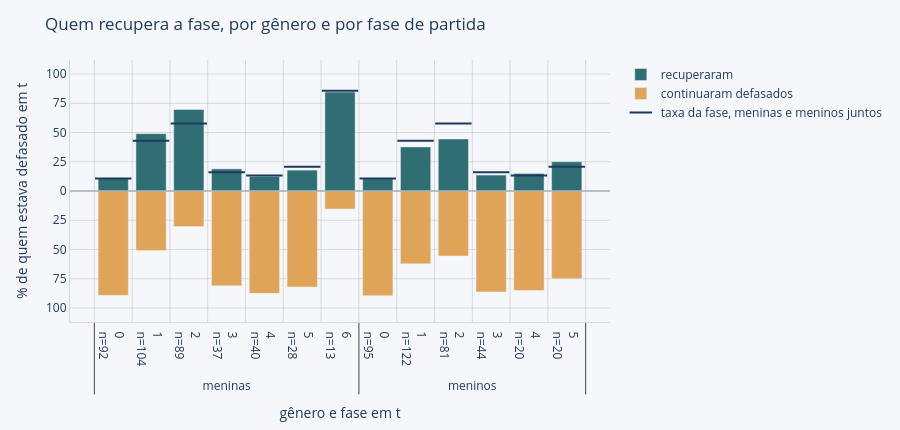

Notebook code for this chart:
### Markdown cell above
#### Defasagem por Gênero

### Code cell
# A fase aqui é a de partida, em t — a convenção de riscos, detalhada na docstring da função. O gráfico
# abaixo segue o mesmo eixo, para poder ser lido junto com a tabela; o gráfico por fase de chegada, lá no
# começo da P1, responde a outra pergunta: como se compõe a turma que chegou a cada fase.
pg = p1.dropna(subset=['genero'])
print('Taxas condicionais por gênero:')
print(pg.groupby('genero').apply(riscos, include_groups=False).round(1).to_string())

print('\nAs mesmas taxas por fase de partida:')
print(pg.groupby(['fase', 'genero']).apply(riscos, include_groups=False).round(1).to_string())

gen = pg.assign(recuperou=~pg.defasado_t1.astype(bool), caiu=pg.defasado_t1.astype(bool))

# Onde mora a diferença agregada. Tirando as fases 1 e 2, a vantagem das meninas na recuperação desaparece,
# mas o risco de se defasar continua desigual — e boa parte dele é reflexo de onde cada grupo está, não do
# gênero, o que a segunda tabela mostra pondo lado a lado a distribuição de quem começou em fase e o risco
# próprio de cada faixa de fase.
print('\nO mesmo agregado, sem as fases 1 e 2:')
print(gen[~gen.fase.isin([1, 2])].groupby('genero').apply(riscos, include_groups=False).round(1).to_string())

emf = gen[~gen.defasado.astype(bool)]
faixa = pd.cut(emf.fase, [-1, 1, 2, 99], labels=['fases 0 e 1', 'fase 2', 'fase 3 em diante'])
onde = emf.groupby([faixa, 'genero'], observed=True).size().unstack()
print('\nOnde estava quem começou em fase, e o risco próprio de cada faixa:')
print(pd.DataFrame({'meninas_%': onde.Fem / onde.Fem.sum() * 100,
                    'meninos_%': onde.Masc / onde.Masc.sum() * 100,
                    'defasaram_%': emf.groupby(faixa, observed=True).caiu.mean() * 100}).round(1).to_string())

# Os alunos por trás das duas fases que a tabela por fase destaca, para deixar à vista de quantas pessoas se
# está falando em cada porcentagem.
det = pd.concat([gen[gen.fase.eq(2) & gen.defasado.astype(bool)].assign(taxa='fase 2 · recuperaram',
                                                                        ok=lambda b: b.recuperou),
                 gen[gen.fase.eq(1) & ~gen.defasado.astype(bool)].assign(taxa='fase 1 · defasaram',
                                                                         ok=lambda b: b.caiu)])
print('\nOs alunos por trás das duas fases que mais chamam a atenção:')
print(det.groupby(['taxa', 'genero']).ok.agg(alunos='sum', no_grupo='size').to_string())

# Qual das diferenças por fase é grande o bastante para não ser oscilação de grupo pequeno. Isto não muda o
# que o gráfico mostra — ele desenha todas as fases —, serve para saber em qual delas vale a pena agir.
def diferenca_resiste(g, origem, desfecho):
    """
    Compara meninas e meninos dentro de uma fase, no grupo de origem indicado, e devolve o quanto da
    diferença observada ainda poderia vir só do acaso. Fases com menos de 10 alunos de um dos lados ficam de
    fora, porque abaixo disso não há como separar uma coisa da outra.
    """
    cel = [[s[desfecho].sum(), (~s[desfecho]).sum()] for _, s in g[origem(g)].groupby('genero')]
    return stats.fisher_exact(cel)[1] if len(cel) == 2 and min(map(sum, cel)) >= 10 else np.nan


acaso = pd.Series({(f, taxa): diferenca_resiste(s, origem, alvo) for f, s in gen.groupby('fase')
                   for taxa, origem, alvo in (('recuperação', lambda b: b.defasado.astype(bool), 'recuperou'),
                                              ('queda', lambda b: ~b.defasado.astype(bool), 'caiu'))}) \
          .dropna().sort_values()
# Desconta o efeito de olhar muitas fases de uma vez, que por si só já faz aparecer diferença onde não há.
ajustado = (acaso * len(acaso) / np.arange(1, len(acaso) + 1))[::-1].cummin()[::-1]
resistem = [f'fase {f:g}, na {taxa}' for f, taxa in sorted(ajustado[ajustado < 0.10].index)]
print(f'\nDas {len(acaso)} comparações com alunos suficientes para comparar, a diferença entre meninas e '
      f'meninos só resiste em: {"; ".join(resistem)}.')


def recuperacao_por_genero(base, titulo, altura=430):
    """
    Desenha a taxa de recuperação por gênero em cada fase de partida. O traço que aparece em cada par [fase, gênero]
    marca a taxa da fase com os dois gêneros juntos: é ele que nos ajuda a identificar quando um grupo vai melhor que a
    média e outro vai pior.

    Pares com menos de dez alunos defasados em t ficam de fora, e os que saem são listados antes do gráfico. É o
    mesmo mínimo já usado no controle por fase da seção anterior — o MIN_CELULA das ferramentas de leitura —, e
    existe porque uma taxa sobre meia dúzia de alunos desenha a barra mais alta do gráfico sem ter mais
    conteúdo que o acaso do grupo pequeno.
    """
    de = base[base.defasado.astype(bool)]
    tab = de.groupby(['genero', 'fase']).recuperou.agg(rec='sum', n='size').query('n > 0')
    fora = tab[tab.n < 10]
    if len(fora):
        print(f'Fora do gráfico, por terem menos de 10 alunos defasados em t: '
              f'{", ".join(f"{g}/fase {f:g} (n={n})" for (g, f), n in zip(fora.index, fora.n))}.')
    tab = tab[tab.n >= 10]
    tab['pct'] = tab.rec / tab.n * 100
    fase_toda = de.groupby('fase').recuperou.mean().mul(100)
    eixo = [tab.index.get_level_values('genero').map({'Fem': 'meninas', 'Masc': 'meninos'}).tolist(),
            rotulo_n([f'{f:g}' for _, f in tab.index], tab.n)]
    fig = go.Figure()
    for nome, cor, sentido, pct in [('recuperaram', TEAL, 1, tab.pct),
                                    ('continuaram defasados', AMBAR, -1, 100 - tab.pct)]:
        dados, modelo = hover_taxa(pct, (pct / 100 * tab.n).round(), tab.n)
        fig.add_bar(x=eixo, y=sentido * pct, name=nome, marker_color=cor,
                    customdata=dados, hovertemplate=modelo)
    # O traço sai em azul, que não é a cor de nenhuma das duas barras: no tom de uma delas ele desapareceria
    # dentro da barra a que se refere.
    marca_referencia(fig, eixo, tab.index.get_level_values('fase').map(fase_toda),
                     'taxa da fase, meninas e meninos juntos', formato='.1f')
    fig.update_layout(barmode='relative', title=titulo, xaxis_title='gênero e fase em t',
                      yaxis_title='% de quem estava defasado em t', hovermode='x unified', legend_title='')
    # A escala fecha nos 100% dos dois lados porque as duas séries são complementares dentro de cada barra.
    eixo_divergente(fig, [100], 25)
    return aplicar_tema(fig, altura).update_layout(margin_b=90)


recuperacao_por_genero(gen, 'Quem recupera a fase, por gênero e por fase de partida').show()

### Figure 1 — Plotly figure (JSON) as saved in the notebook; plotly's stock layout.template omitted (floating-point values rounded to 4 significant figures)
{"data": [{"customdata": [[10.87, 10.0, 92.0], [49.04, 51.0, 104.0], [69.66, 62.0, 89.0], [18.92, 7.0, 37.0], [12.5, 5.0, 40.0], [17.86, 5.0, 28.0], [84.62, 11.0, 13.0], [10.53, 10.0, 95.0], [37.7, 46.0, 122.0], [44.44, 36.0, 81.0], [13.64, 6.0, 44.0], [15.0, 3.0, 20.0], [25.0, 5.0, 20.0]], "hovertemplate": "%{customdata[0]:.1f}%  (%{customdata[1]:.0f} de %{customdata[2]:.0f})<extra></extra>", "marker": {"color": "#2F6F73"}, "name": "recuperaram", "type": "bar", "x": [["meninas", "meninas", "meninas", "meninas", "meninas", "meninas", "meninas", "meninos", "meninos", "meninos", "meninos", "meninos", "meninos"], ["0<br>n=92", "1<br>n=104", "2<br>n=89", "3<br>n=37", "4<br>n=40", "5<br>n=28", "6<br>n=13", "0<br>n=95", "1<br>n=122", "2<br>n=81", "3<br>n=44", "4<br>n=20", "5<br>n=20"]], "y": [10.87, 49.04, 69.66, 18.92, 12.5, 17.86, 84.62, 10.53, 37.7, 44.44, 13.64, 15.0, 25.0]}, {"customdata": [[89.13, 82.0, 92.0], [50.96, 53.0, 104.0], [30.34, 27.0, 89.0], [81.08, 30.0, 37.0], [87.5, 35.0, 40.0], [82.14, 23.0, 28.0], [15.38, 2.0, 13.0], [89.47, 85.0, 95.0], [62.3, 76.0, 122.0], [55.56, 45.0, 81.0], [86.36, 38.0, 44.0], [85.0, 17.0, 20.0], [75.0, 15.0, 20.0]], "hovertemplate": "%{customdata[0]:.1f}%  (%{customdata[1]:.0f} de %{customdata[2]:.0f})<extra></extra>", "marker": {"color": "#E0A458"}, "name": "continuaram defasados", "type": "bar", "x": [["meninas", "meninas", "meninas", "meninas", "meninas", "meninas", "meninas", "meninos", "meninos", "meninos", "meninos", "meninos", "meninos"], ["0<br>n=92", "1<br>n=104", "2<br>n=89", "3<br>n=37", "4<br>n=40", "5<br>n=28", "6<br>n=13", "0<br>n=95", "1<br>n=122", "2<br>n=81", "3<br>n=44", "4<br>n=20", "5<br>n=20"]], "y": [-89.13, -50.96, -30.34, -81.08, -87.5, -82.14, -15.38, -89.47, -62.3, -55.56, -86.36, -85.0, -75.0]}, {"hovertemplate": "%{y:.1f}<extra></extra>", "marker": {"line": {"color": "#1F3A5F", "width": 2}, "size": 26, "symbol": "line-ew"}, "mode": "markers", "name": "taxa da fase, meninas e meninos juntos", "type": "scatter", "x": [["meninas", "meninas", "meninas", "meninas", "meninas", "meninas", "meninas", "meninos", "meninos", "meninos", "meninos", "meninos", "meninos"], ["0<br>n=92", "1<br>n=104", "2<br>n=89", "3<br>n=37", "4<br>n=40", "5<br>n=28", "6<br>n=13", "0<br>n=95", "1<br>n=122", "2<br>n=81", "3<br>n=44", "4<br>n=20", "5<br>n=20"]], "y": [10.7, 42.92, 57.65, 16.05, 13.33, 20.83, 85.71, 10.7, 42.92, 57.65, 16.05, 13.33, 20.83]}], "layout": {"barmode": "relative", "font": {"color": "#1F3A5F"}, "height": 430, "hovermode": "x unified", "legend": {"title": {"font": {"color": "#1F3A5F"}, "text": ""}}, "margin": {"b": 90, "l": 70, "r": 30, "t": 60}, "paper_bgcolor": "#F5F7FA", "plot_bgcolor": "#F5F7FA", "shapes": [{"line": {"color": "#9AA5B1", "width": 1}, "type": "line", "x0": 0, "x1": 1, "xref": "x domain", "y0": 0, "y1": 0, "yref": "y"}], "title": {"font": {"color": "#1F3A5F"}, "text": "Quem recupera a fase, por gênero e por fase de partida"}, "xaxis": {"gridcolor": "rgba(154, 165, 177, 0.35)", "linecolor": "rgba(154, 165, 177, 0.35)", "title": {"text": "gênero e fase em t"}, "zerolinecolor": "rgba(154, 165, 177, 0.35)"}, "yaxis": {"gridcolor": "rgba(154, 165, 177, 0.35)", "linecolor": "rgba(154, 165, 177, 0.35)", "range": [-112.0, 112.0], "tickmode": "array", "ticktext": ["100", "75", "50", "25", "0", "25", "50", "75", "100"], "tickvals": [-100.0, -75.0, -50.0, -25.0, 0.0, 25.0, 50.0, 75.0, 100.0], "title": {"text": "% de quem estava defasado em t"}, "zerolinecolor": "rgba(154, 165, 177, 0.35)"}}}
